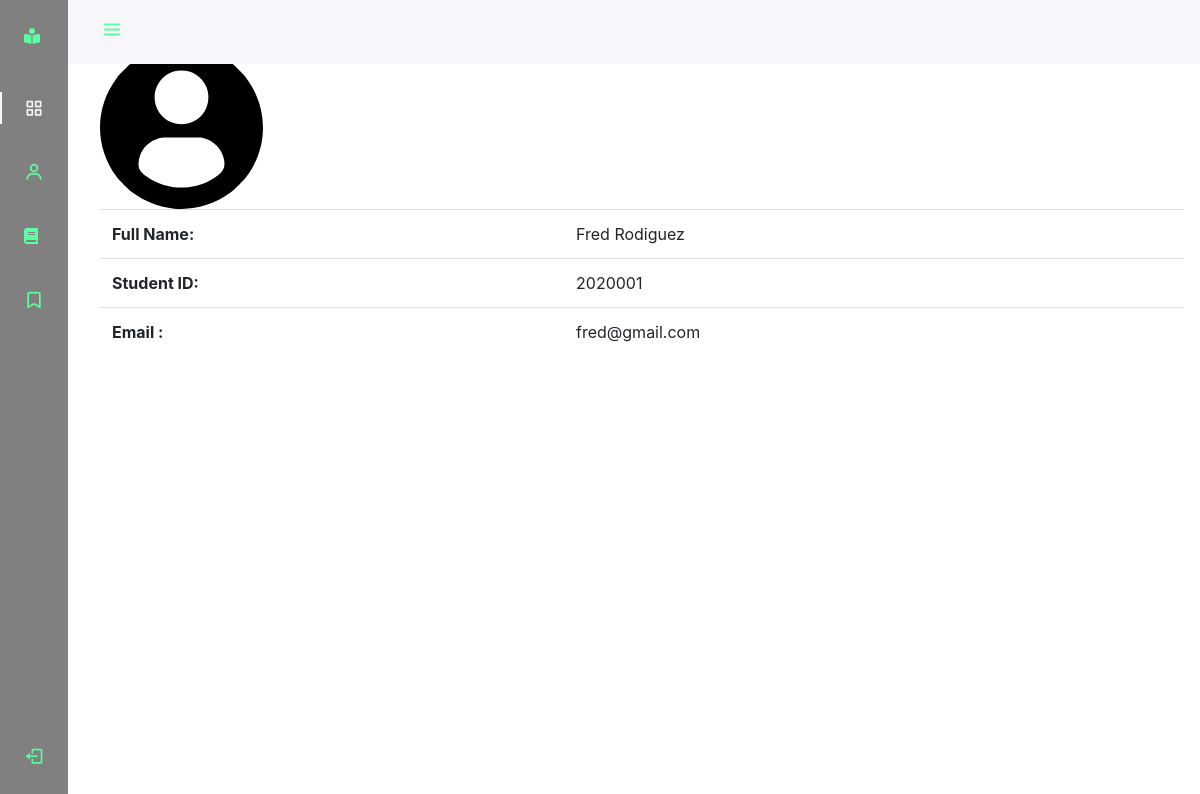
Screenshot of /profile/profile.php (signed in) with the database file from the repository.
### tables this page shows
CREATE TABLE `tb_user` (
  `id_student` int(255) NOT NULL,
  `password` varchar(15) NOT NULL,
  `StudentName` varchar(30) NOT NULL,
  `email` varchar(30) NOT NULL
);

### profile/profile.php (the view, shortened to what this page needs)
<?php
require '../includes/db-inc.php';
$student_name = $_SESSION['student-id'];
?>
<!DOCTYPE html>
<html lang="en" dir="ltr">
<head>
    <link href='https://cdn.jsdelivr.net/npm/boxicons@2.0.5/css/boxicons.min.css' rel='stylesheet'>
    <link rel="stylesheet" href="https://cdnjs.cloudflare.com/ajax/libs/font-awesome/5.15.1/css/all.min.css">
    <link rel="stylesheet" href="assets/css/styles.css">
    	<link rel="stylesheet" href="assets/css/bootstrap.min.css">
</head>
<body id="body-pd">
    <header class="header" id="header">
        <div class="header__toggle">
            <i class='bx bx-menu' id="header-toggle"></i>
        </div>
    </header>
    <div class="l-navbar" id="nav-bar">
        <nav class="nav">
            <div>
                <a href="#" class="nav__logo">
                    <i class="fas fa-book-reader" style="font-size: 24; color:#59ffa0"></i>
                </a>
                <div class="nav__list">
                    <a href="../Main page/dashboard.php" class="nav__link active">
                        <i class='bx bx-grid-alt nav__icon'></i>
                    </a>
                    <a href="profile.php" class="nav__link">
                        <i class='bx bx-user nav__icon'></i>
                    </a>
                    <a href="../book/book2.php" class="nav__link">
                        <i class="fas fa-book"></i>
                    </a>
                    <a href="../book/return.php" class="nav__link">
                        <i class='bx bx-bookmark nav__icon'></i>
                    </a>
                </div>
            </div>
            <a href="../home.php" class="nav__link">
                <i class='bx bx-log-out nav__icon'></i>
            </a>
        </nav>
    </div>
    <div>
        <h2>My Profile</h2>
        <img id = "profiles" src="assets/img/drawing-4.1.svg" alt="profile" style="width:15% ">
    </div>
    <div>
 		<table class='table'>
                   <?php
                    $sql = "SELECT * from tb_user where id_student = '$student_name'";
                    $query = mysqli_query($conn, $sql);
                    while ($show = mysqli_fetch_assoc($query)) { ?>
        <tbody>
            <tr>
                <td>
                    <b> Full Name: </b>
                </td>
                <td><?php echo $show['StudentName'] ?></td>
            </tr>
            <tr>
                <td>
                    <b> Student ID: </b>
                </td>
                <td><?php echo $show['id_student'] ?></td>
            </tr>
            <tr>
                <td>
                    <b> Email                  : </b>
                </td>
                <td><?php echo $show['email'] ?></td>
            </tr>
            <?php } ?>
        </tbody>
 		</table>
    </div>
  </body>
</html>

### profile/assets/css/styles.css (style rules this page uses)
:root { --header-height: 3rem; --nav-width: 68px; --first-color: #59ffa0; --first-color-light: #AFA5D9; --white-color: #F7F6FB; --second-color :gray; --third-color :#caf0f8; --body-font: 'Nunito', sans-serif; --normal-font-size: 1rem; --body-font2: 'Quicksand', sans-serif; --z-fixed: 100; }
*,::before,::after { box-sizing: border-box; }
body { position: relative; margin: var(--header-height) 0 0 0; padding: 0 1rem; font-family: var(--body-font); font-size: var(--normal-font-size); transition: .5s; }
a { text-decoration: none; }
.header { width: 100%; height: var(--header-height); position: fixed; top: 0; left: 0; display: flex; align-items: center; justify-content: space-between; padding: 0 1rem; background-color: var(--white-color); z-index: var(--z-fixed); transition: .5s; }
.header__toggle { color: var(--first-color); font-size: 1.5rem; cursor: pointer; }
.l-navbar { position: fixed; top: 0; left: -30%; width: var(--nav-width); height: 100vh; background-color: var(--second-color); padding: .5rem 1rem 0 0; transition: .5s; z-index: var(--z-fixed); }
.nav { height: 100%; display: flex; flex-direction: column; justify-content: space-between; overflow: hidden; }
.nav__logo, .nav__link { display: grid; grid-template-columns: max-content max-content; align-items: center; column-gap: 1rem; padding: .5rem 0 .5rem 1.5rem; font-family: var(--body-font2); }
.nav__logo { margin-bottom: 2rem; }
.nav__link { position: relative; color: var(--first-color); margin-bottom: 1.5rem; transition: .3s; }
.nav__icon { font-size: 1.25rem; }
.active { color: var(--white-color); }
.active::before { content: ''; position: absolute; left: 0; width: 2px; height: 32px; background-color: var(--white-color); }
@media screen and (min-width: 768px) { body { margin: calc(var(--header-height) + 1rem) 0 0 0; padding-left: calc(var(--nav-width) + 2rem); } }
@media screen and (min-width: 768px) { .header { height: calc(var(--header-height) + 1rem); padding: 0 2rem 0 calc(var(--nav-width) + 2rem); } }
@media screen and (min-width: 768px) { .l-navbar { left: 0; padding: 1rem 1rem 0 0; } }

### rows the page displays
tb_user: StudentName "Fred Rodiguez", id_student "2020001", email "fred@gmail.com"
